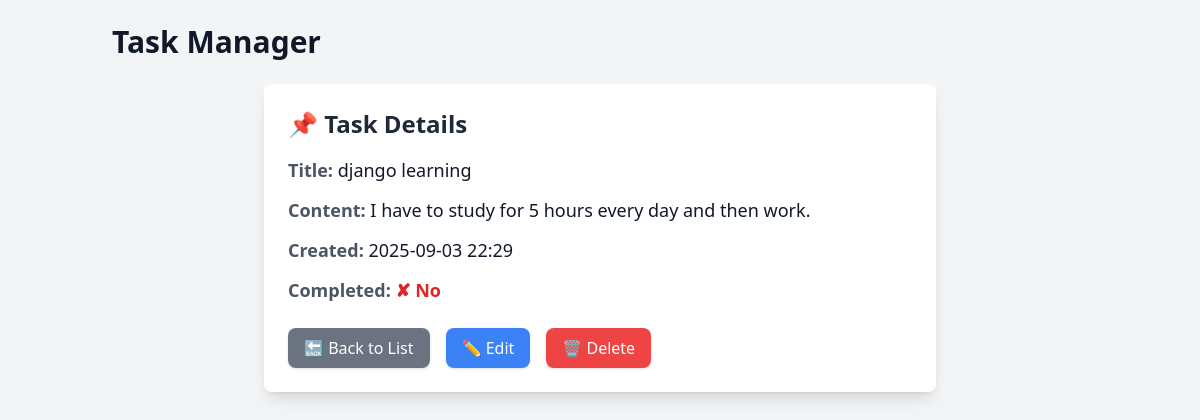
The page /detail/2/ on the database its author committed.
### tasks/models.py (models this page shows, shortened)
class Task(models.Model):
    title = models.CharField(max_length=250)
    content = models.TextField(blank=True, null=True)
    completed = models.BooleanField(default=False)
    created = models.DateTimeField(auto_now_add=True)
    updated = models.DateTimeField(auto_now=True)

### tasks/views.py (the view)
# urls.py: path("detail/<int:task_id>/", views.task_detail, name="task_detail"),
def task_detail(request, task_id):
    task = Task.objects.get(id=task_id)
    return render(request, "tasks/details.html", {"task": task})

### tasks/templates/tasks/details.html (shortened to what this page needs)
{% extends 'parent/base.html' %}
{% block content %}
<div class="max-w-2xl mx-auto bg-white shadow-lg rounded-lg p-6 mt-6">
    <h2 class="text-2xl font-bold text-gray-800 mb-4">📌 Task Details</h2>
    <div class="space-y-3">
        <p class="text-lg"><span class="font-semibold text-gray-600">Title:</span> {{ task.title }}</p>
        <p class="text-lg"><span class="font-semibold text-gray-600">Content:</span> {{ task.content }}</p>
        <p class="text-lg"><span class="font-semibold text-gray-600">Created:</span> {{ task.created|date:"Y-m-d H:i" }}</p>
        <p class="text-lg">
            <span class="font-semibold text-gray-600">Completed:</span>
            {% if task.completed %}
                <span class="text-green-600 font-semibold">✔ Yes</span>
            {% else %}
                <span class="text-red-600 font-semibold">✘ No</span>
            {% endif %}
        </p>
    </div>
    <div class="flex items-center space-x-4 mt-6">
        <a href="{% url 'tasks:task_list' %}"
           class="bg-gray-500 hover:bg-gray-600 text-white px-4 py-2 rounded-lg shadow transition">
           🔙 Back to List
        </a>
        <a href="{% url 'tasks:edit_task' task.id %}"
           class="bg-blue-500 hover:bg-blue-600 text-white px-4 py-2 rounded-lg shadow transition">
           ✏ Edit
        </a>
        <a href="{% url 'tasks:delete_task' task.id %}"
           class="bg-red-500 hover:bg-red-600 text-white px-4 py-2 rounded-lg shadow transition"
           onclick="return confirm('Are you sure you want to delete this task?')">
           🗑 Delete
        </a>
    </div>
</div>
{% endblock %}

### rows shown on the page
Task: title "django learning", content "I have to study for 5 hours every day and then work.", created "2025-09-03 22:29"
